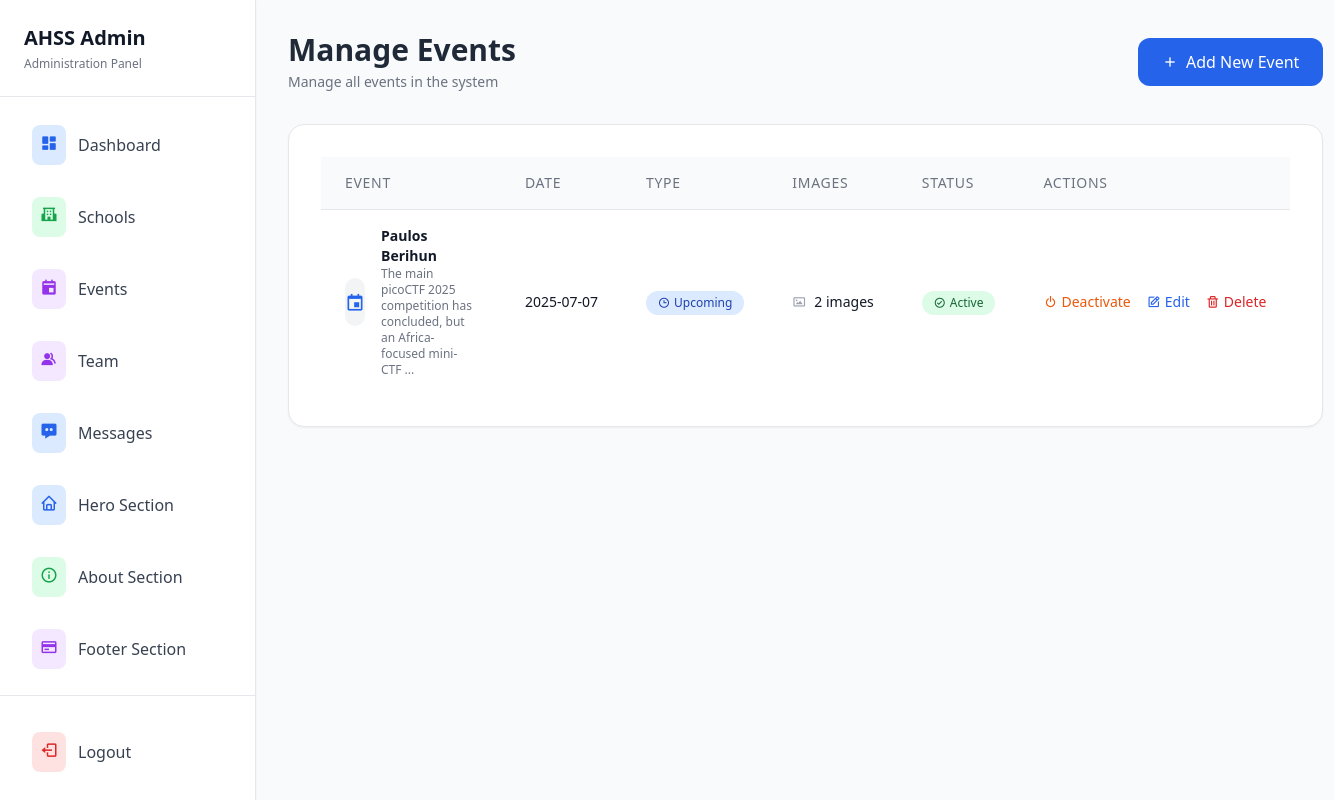
The page /admin/events (signed in) on the database as committed earlier.
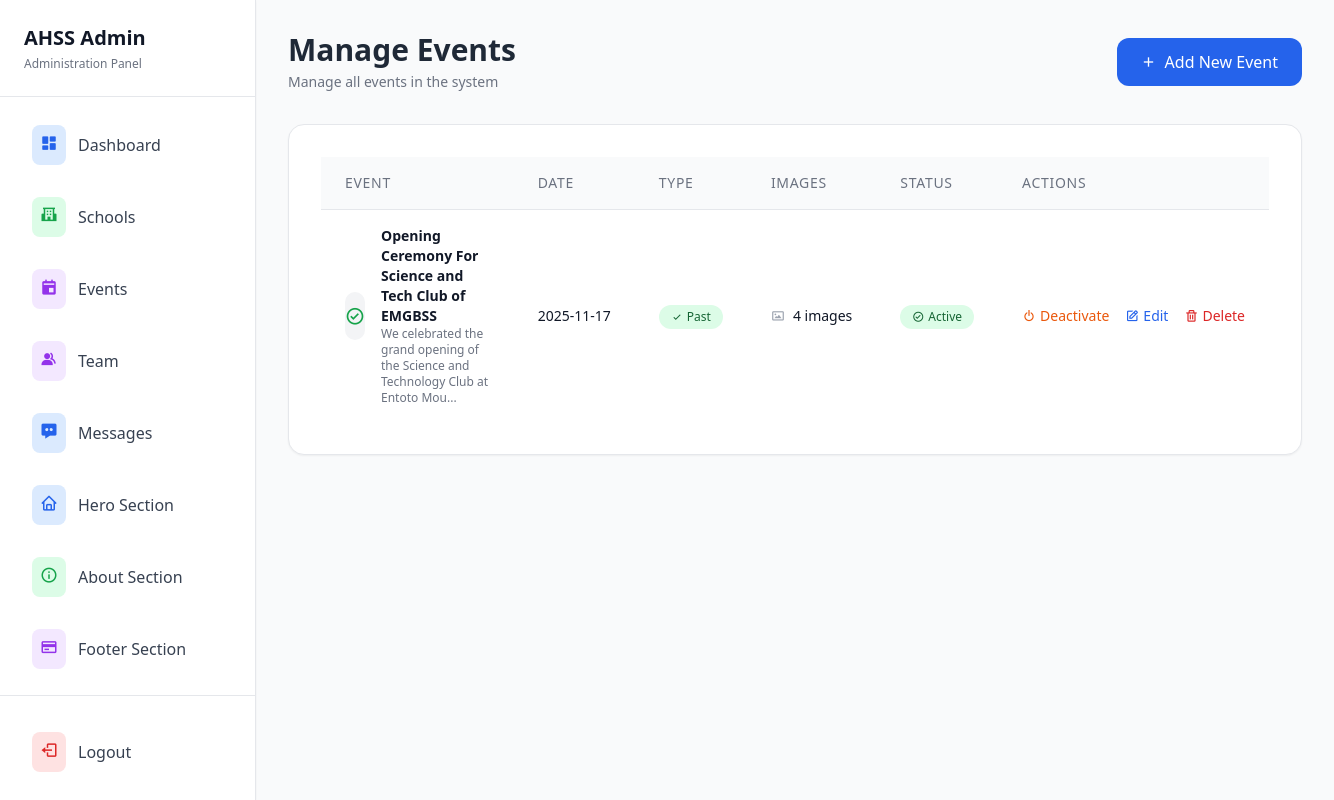
The same page on the database as committed later.
### tables this page shows
CREATE TABLE events
            (id INTEGER PRIMARY KEY AUTOINCREMENT,
            title TEXT NOT NULL,
            description TEXT NOT NULL,
            event_date DATE NOT NULL,
            event_type TEXT NOT NULL, -- 'upcoming' or 'past'
            registration_link TEXT,
            gallery_link TEXT,
            image_filenames TEXT, -- JSON string of uploaded image filenames
            is_active BOOLEAN DEFAULT 1,
            created_at TIMESTAMP DEFAULT CURRENT_TIMESTAMP,
            updated_at TIMESTAMP DEFAULT CURRENT_TIMESTAMP);

### app.py (the view)
@app.route('/admin/events')
@admin_required
def admin_events():
    conn = get_db_connection()
    events = conn.execute('SELECT * FROM events ORDER BY event_date DESC').fetchall()
    conn.close()
    processed_events = []
    for event in events:
        event_dict = dict(event)
        if event_dict['image_filenames'] and event_dict['image_filenames'] != '[]':
            try:
                filenames_str = event_dict['image_filenames'].strip('[]').replace("'", "").replace('"', '')
                image_filenames = [f.strip() for f in filenames_str.split(',') if f.strip()]
                event_dict['image_count'] = len(image_filenames)
            except:
                event_dict['image_count'] = 0
        else:
            event_dict['image_count'] = 0
        processed_events.append(event_dict)
    return render_template('admin/events.html', events=processed_events)

### app.py (called while the page is built)
def get_db_connection():
    conn = sqlite3.connect('site.db')
    conn.row_factory = sqlite3.Row
    return conn

def admin_required(f):
    @wraps(f)
    def decorated_function(*args, **kwargs):
        if 'admin_logged_in' not in session:
            return redirect(url_for('admin_login'))
        return f(*args, **kwargs)
    return decorated_function

### templates/admin/events.html (shortened to what this page needs)
<!DOCTYPE html>
<html lang="en">
<head>
    <script src="https://cdn.tailwindcss.com"></script>
    <link href='https://unpkg.com/boxicons@2.1.4/css/boxicons.min.css' rel='stylesheet'>
</head>
<body class="bg-gray-50 text-gray-800">
    <div class="flex min-h-screen">
        {% include 'admin/include/sidebar.html' %}
        <main class="lg:ml-64 flex-1 p-8">
            <div class="max-w-7xl mx-auto space-y-8">
                <div class="flex items-center justify-between">
                    <div>
                        <h1 class="text-3xl font-bold">Manage Events</h1>
                        <p class="text-gray-500 text-sm mt-1">Manage all events in the system</p>
                    </div>
                    <a href="{{ url_for('new_event') }}"
                       class="bg-blue-600 hover:bg-blue-700 text-white px-6 py-3 rounded-xl font-medium transition duration-200 flex items-center">
                        <i class='bx bx-plus mr-2'></i> Add New Event
                    </a>
                </div>
                <div class="bg-white rounded-2xl border border-gray-200 shadow-sm p-8">
                    <div class="overflow-x-auto">
                        <table class="min-w-full divide-y divide-gray-200">
                            <thead class="bg-gray-50">
                                <tr>
                                    <th class="px-6 py-4 text-left text-sm font-medium text-gray-500 uppercase tracking-wider">Event</th>
                                    <th class="px-6 py-4 text-left text-sm font-medium text-gray-500 uppercase tracking-wider">Date</th>
                                    <th class="px-6 py-4 text-left text-sm font-medium text-gray-500 uppercase tracking-wider">Type</th>
                                    <th class="px-6 py-4 text-left text-sm font-medium text-gray-500 uppercase tracking-wider">Images</th>
                                    <th class="px-6 py-4 text-left text-sm font-medium text-gray-500 uppercase tracking-wider">Status</th>
                                    <th class="px-6 py-4 text-left text-sm font-medium text-gray-500 uppercase tracking-wider">Actions</th>
                                </tr>
                            </thead>
                            <tbody class="bg-white divide-y divide-gray-200">
                                {% for event in events %}
                                <tr class="hover:bg-gray-50 transition">
                                    <td class="px-6 py-4">
                                        <div class="flex items-center">
                                            <div class="w-12 h-12 bg-gray-100 rounded-xl flex items-center justify-center mr-4">
                                                {% if event.event_type == 'upcoming' %}
                                                <i class='bx bx-calendar-event text-blue-600 text-xl'></i>
                                                {% else %}
                                                <i class='bx bx-check-circle text-green-600 text-xl'></i>
                                                {% endif %}
                                            </div>
                                            <div>
                                                <div class="text-sm font-semibold text-gray-900">{{ event.title }}</div>
                                                <div class="text-xs text-gray-500 max-w-xs">{{ event.description[:80] }}...</div>
                                            </div>
                                        </div>
                                    </td>
                                    <td class="px-6 py-4 whitespace-nowrap">
                                        <div class="text-sm text-gray-900">{{ event.event_date }}</div>
                                    </td>
                                    <td class="px-6 py-4 whitespace-nowrap">
                                        {% if event.event_type == 'upcoming' %}
                                            <span class="inline-flex items-center px-3 py-1 rounded-full text-xs font-medium bg-blue-100 text-blue-800">
                                                <i class='bx bx-time mr-1'></i> Upcoming
                                            </span>
                                        {% else %}
                                            <span class="inline-flex items-center px-3 py-1 rounded-full text-xs font-medium bg-green-100 text-green-800">
                                                <i class='bx bx-check mr-1'></i> Past
                                            </span>
                                        {% endif %}
                                    </td>
                                    <td class="px-6 py-4 whitespace-nowrap">
                                        <div class="text-sm text-gray-900 flex items-center">
                                            <i class='bx bx-image mr-2 text-gray-400'></i>
                                            {{ event.image_count }} images
                                        </div>
                                    </td>
                                    <td class="px-6 py-4 whitespace-nowrap">
                                        {% if event.is_active %}
                                            <span class="inline-flex items-center px-3 py-1 rounded-full text-xs font-medium bg-green-100 text-green-800">
                                                <i class='bx bx-check-circle mr-1'></i> Active
                                            </span>
                                        {% else %}
                                            <span class="inline-flex items-center px-3 py-1 rounded-full text-xs font-medium bg-red-100 text-red-800">
                                                <i class='bx bx-x-circle mr-1'></i> Inactive
                                            </span>
                                        {% endif %}
                                    </td>
                                    <td class="px-6 py-4 whitespace-nowrap text-sm font-medium">
                                        <div class="flex space-x-4">
                                            <form method="POST" action="{{ url_for('toggle_event_status', event_id=event.id) }}" class="inline">
                                                {% if event.is_active %}
                                                <button type="submit"
                                                        onclick="return confirm('Are you sure you want to deactivate this event?')"
                                                        class="text-orange-600 hover:text-orange-800 flex items-center">
                                                    <i class='bx bx-power-off mr-1'></i> Deactivate
                                                </button>
                                                {% else %}
                                                <button type="submit"
                                                        onclick="return confirm('Are you sure you want to activate this event?')"
                                                        class="text-green-600 hover:text-green-800 flex items-center">
                                                    <i class='bx bx-check mr-1'></i> Activate
                                                </button>
                                                {% endif %}
                                            </form>
                                            <a href="{{ url_for('edit_event', event_id=event.id) }}"
                                               class="text-blue-600 hover:text-blue-800 flex items-center">
                                                <i class='bx bx-edit mr-1'></i> Edit
                                            </a>
                                            <a href="{{ url_for('delete_event', event_id=event.id) }}"
                                               onclick="return confirm('Are you sure you want to delete this event?')"
                                               class="text-red-600 hover:text-red-800 flex items-center">
                                                <i class='bx bx-trash mr-1'></i> Delete
                                            </a>
                                        </div>
                                    </td>
                                </tr>
                                {% endfor %}
                            </tbody>
                        </table>
                    </div>
                </div>
            </div>
        </main>
    </div>
</body>
</html>

### templates/admin/include/sidebar.html (shortened to what this page needs)
<link href='https://unpkg.com/boxicons@2.1.4/css/boxicons.min.css' rel='stylesheet'>
<div class="fixed left-0 top-0 h-full w-64 bg-white border-r border-gray-200 transform -translate-x-full lg:translate-x-0 transition-transform duration-300 z-40 shadow-sm" id="sidebar">
    <div class="p-6 border-b border-gray-200 flex justify-between items-center">
        <div>
            <h1 class="text-xl font-bold text-gray-900">AHSS Admin</h1>
            <p class="text-gray-500 text-xs mt-1">Administration Panel</p>
        </div>
    </div>
    <div class="p-4">
        <ul class="space-y-2">
            <li>
                <a href="{{ url_for('admin_dashboard') }}" class="flex items-center py-3 px-4 rounded-xl hover:bg-gray-50 transition text-gray-700 hover:text-gray-900 group">
                    <div class="p-2 bg-blue-100 text-blue-600 rounded-lg mr-3 group-hover:bg-blue-200 transition">
                        <i class='bx bxs-dashboard text-lg'></i>
                    </div>
                    <span class="font-medium">Dashboard</span>
                </a>
            </li>
            <li>
                <a href="{{ url_for('admin_schools') }}" class="flex items-center py-3 px-4 rounded-xl hover:bg-gray-50 transition text-gray-700 hover:text-gray-900 group">
                    <div class="p-2 bg-green-100 text-green-600 rounded-lg mr-3 group-hover:bg-green-200 transition">
                        <i class='bx bxs-school text-lg'></i>
                    </div>
                    <span class="font-medium">Schools</span>
                </a>
            </li>
            <li>
                <a href="{{ url_for('admin_events') }}" class="flex items-center py-3 px-4 rounded-xl hover:bg-gray-50 transition text-gray-700 hover:text-gray-900 group">
                    <div class="p-2 bg-purple-100 text-purple-600 rounded-lg mr-3 group-hover:bg-purple-200 transition">
                        <i class='bx bxs-calendar-event text-lg'></i>
                    </div>
                    <span class="font-medium">Events</span>
                </a>
            </li>
            <li>
                <a href="{{ url_for('admin_team') }}" class="flex items-center py-3 px-4 rounded-xl hover:bg-gray-50 transition text-gray-700 hover:text-gray-900 group">
                    <div class="p-2 bg-purple-100 text-purple-600 rounded-lg mr-3 group-hover:bg-purple-200 transition">
                        <i class='bx bxs-group text-lg'></i>
                    </div>
                    <span class="font-medium">Team</span>
                </a>
            </li>
            <li>
                <a href="{{ url_for('admin_messages') }}" class="flex items-center py-3 px-4 rounded-xl hover:bg-gray-50 transition text-gray-700 hover:text-gray-900 group">
                    <div class="p-2 bg-blue-100 text-blue-600 rounded-lg mr-3 group-hover:bg-blue-200 transition">
                        <i class='bx bxs-message-dots text-lg'></i>
                    </div>
                    <span class="font-medium">Messages</span>
                </a>
            </li>
            <li>
                <a href="{{ url_for('admin_hero') }}" class="flex items-center py-3 px-4 rounded-xl hover:bg-gray-50 transition text-gray-700 hover:text-gray-900 group">
                    <div class="p-2 bg-blue-100 text-blue-600 rounded-lg mr-3 group-hover:bg-blue-200 transition">
                        <i class='bx bx-home text-lg'></i>
                    </div>
                    <span class="font-medium">Hero Section</span>
                </a>
            </li>
            <li>
                <a href="{{ url_for('admin_about') }}" class="flex items-center py-3 px-4 rounded-xl hover:bg-gray-50 transition text-gray-700 hover:text-gray-900 group">
                    <div class="p-2 bg-green-100 text-green-600 rounded-lg mr-3 group-hover:bg-green-200 transition">
                        <i class='bx bx-info-circle text-lg'></i>
                    </div>
                    <span class="font-medium">About Section</span>
                </a>
            </li>
            <li>
                <a href="{{ url_for('admin_footer') }}" class="flex items-center py-3 px-4 rounded-xl hover:bg-gray-50 transition text-gray-700 hover:text-gray-900 group">
                    <div class="p-2 bg-purple-100 text-purple-600 rounded-lg mr-3 group-hover:bg-purple-200 transition">
                        <i class='bx bx-credit-card text-lg'></i>
                    </div>
                    <span class="font-medium">Footer Section</span>
                </a>
            </li>
        </ul>
    </div>
    <div class="absolute bottom-0 left-0 right-0 p-4 border-t border-gray-200">
    <a href="{{ url_for('admin_logout') }}" class="flex items-center w-full py-3 px-4 rounded-xl hover:bg-red-50 transition text-gray-700 hover:text-red-600 group mt-2">
        <div class="p-2 bg-red-100 text-red-600 rounded-lg mr-3 group-hover:bg-red-200 transition">
            <i class='bx bx-log-out text-lg'></i>
        </div>
        <span class="font-medium">Logout</span>
    </a>
    </div>
</div>

Rows that differ between the two databases and show on the page:
removed events: event_type "upcoming" (drawn), title "Paulos Berihun", description "The main picoCTF 2025 competition has concluded, but an Africa-focused mini-CTF", event_date "2025-07-07", image_count "2", is_active True (drawn)
added events: event_type "past" (drawn), title "Opening Ceremony For Science and Tech Club of EMGBSS", description "We celebrated the grand opening of the Science and Technology Club at Entoto Mou", event_date "2025-11-17", image_count "4", is_active True (drawn)
